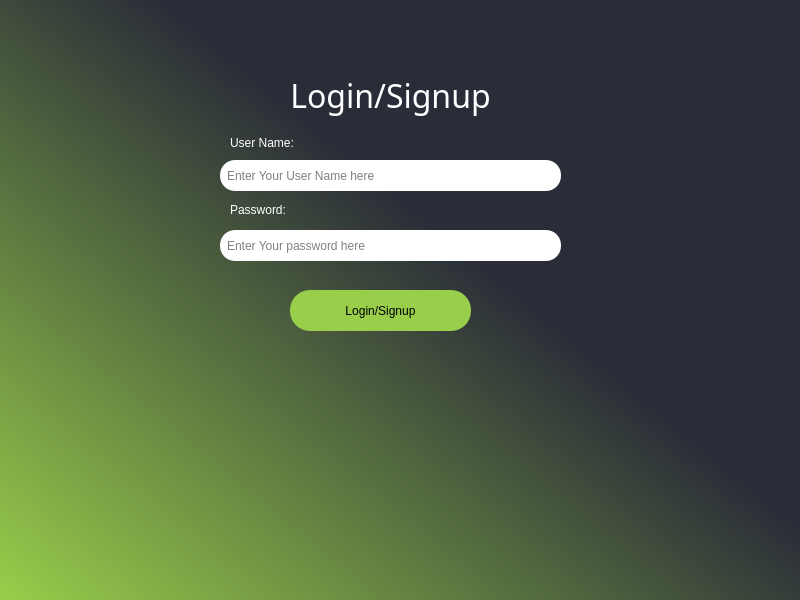
<?xml version="1.0" encoding="UTF-8"?>
<ui version="4.0">
 <class>MainWindow</class>
 <widget class="QMainWindow" name="MainWindow">
  <property name="geometry">
   <rect>
    <x>0</x>
    <y>0</y>
    <width>800</width>
    <height>600</height>
   </rect>
  </property>
  <property name="windowTitle">
   <string>MainWindow</string>
  </property>
  <property name="styleSheet">
   <string notr="true">background-color: qlineargradient(spread:pad, x1:0, y1:1, x2:0.608, y2:0.448727, stop:0 #98ce4a, stop:1 #2a2d38);</string>
  </property>
  <widget class="QWidget" name="centralwidget">
   <widget class="QLineEdit" name="user_name">
    <property name="geometry">
     <rect>
      <x>220</x>
      <y>160</y>
      <width>341</width>
      <height>31</height>
     </rect>
    </property>
    <property name="styleSheet">
     <string notr="true">background:none;
border: 3px light white;
border-radius: 15px;
padding-left: 5px;</string>
    </property>
    <property name="placeholderText">
     <string>Enter Your User Name here</string>
    </property>
   </widget>
   <widget class="QLabel" name="header">
    <property name="geometry">
     <rect>
      <x>210</x>
      <y>60</y>
      <width>361</width>
      <height>71</height>
     </rect>
    </property>
    <property name="font">
     <font>
      <family>Mistral</family>
      <pointsize>24</pointsize>
     </font>
    </property>
    <property name="styleSheet">
     <string notr="true">background: None;
color: rgb(255, 255, 255);</string>
    </property>
    <property name="text">
     <string>Login/Signup</string>
    </property>
    <property name="alignment">
     <set>Qt::AlignCenter</set>
    </property>
   </widget>
   <widget class="QLineEdit" name="password">
    <property name="geometry">
     <rect>
      <x>220</x>
      <y>230</y>
      <width>341</width>
      <height>31</height>
     </rect>
    </property>
    <property name="styleSheet">
     <string notr="true">background:none;
border: 3px light white;
border-radius: 15px;
padding-left: 5px;</string>
    </property>
    <property name="echoMode">
     <enum>QLineEdit::Password</enum>
    </property>
    <property name="placeholderText">
     <string>Enter Your password here</string>
    </property>
   </widget>
   <widget class="QPushButton" name="login_btn">
    <property name="geometry">
     <rect>
      <x>290</x>
      <y>290</y>
      <width>181</width>
      <height>41</height>
     </rect>
    </property>
    <property name="cursor">
     <cursorShape>PointingHandCursor</cursorShape>
    </property>
    <property name="styleSheet">
     <string notr="true">border: 3 px solid green;
border-radius: 20px;
background-color: #98ce4a;;</string>
    </property>
    <property name="text">
     <string>Login/Signup</string>
    </property>
   </widget>
   <widget class="QLabel" name="usernm_label">
    <property name="geometry">
     <rect>
      <x>230</x>
      <y>133</y>
      <width>221</width>
      <height>20</height>
     </rect>
    </property>
    <property name="styleSheet">
     <string notr="true">background: None;
color: rgb(255, 255, 255);</string>
    </property>
    <property name="text">
     <string>User Name:</string>
    </property>
   </widget>
   <widget class="QLabel" name="pass_label">
    <property name="geometry">
     <rect>
      <x>230</x>
      <y>200</y>
      <width>221</width>
      <height>20</height>
     </rect>
    </property>
    <property name="styleSheet">
     <string notr="true">background: None;
color: rgb(255, 255, 255);</string>
    </property>
    <property name="text">
     <string>Password:</string>
    </property>
   </widget>
  </widget>
 </widget>
 <resources/>
 <connections/>
</ui>
